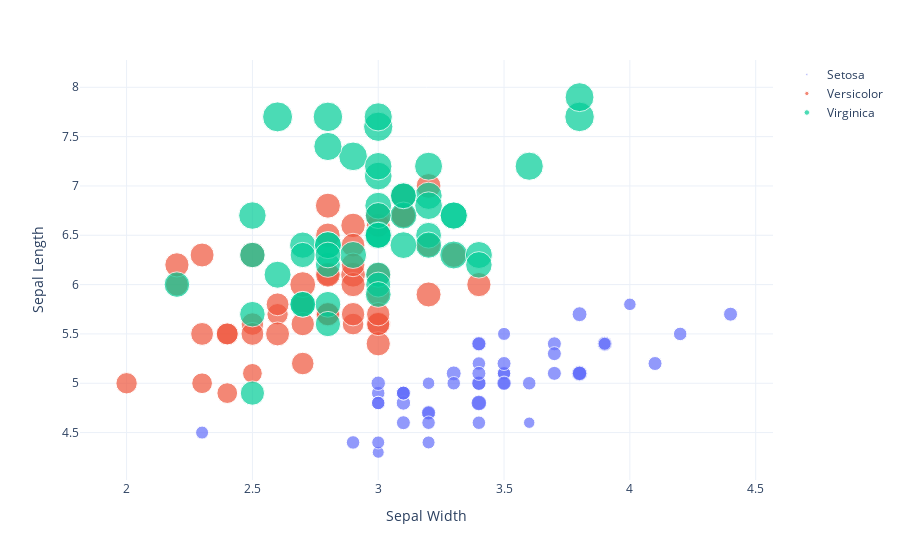

This figure's notebook cell:
### Markdown cell above
### Visualization

### Code cell
group_iris_species = df_iris.groupby('species')

fig = px.scatter()

fig.add_traces([
    go.Scatter(
        name = 'Setosa',
        x = group_iris_species.get_group('setosa')['sepal_width'],
        y = group_iris_species.get_group('setosa')['sepal_length'],
        mode = 'markers',
        marker = dict(
            sizemode = 'area',
            sizeref = 2.*max(df_iris['petal_length'])/(40.**2),
            size = group_iris_species.get_group('setosa')['petal_length'],
            sizemin=1
        ),
    ),
    go.Scatter(
        name = 'Versicolor',
        x = group_iris_species.get_group('versicolor')['sepal_width'],
        y = group_iris_species.get_group('versicolor')['sepal_length'],
        mode = 'markers',
        marker = dict(
            sizemode = 'area',
            sizeref = 2.*max(df_iris['petal_length'])/(40.**2),
            size = group_iris_species.get_group('versicolor')['petal_length'],
            sizemin=1
        ),
    ),
    go.Scatter(
        name = 'Virginica',
        x = group_iris_species.get_group('virginica')['sepal_width'],
        y = group_iris_species.get_group('virginica')['sepal_length'],
        mode = 'markers',
        marker = dict(
            sizemode = 'area',
            sizeref = 2.*max(df_iris['petal_length'])/(40.**2),
            size = group_iris_species.get_group('virginica')['petal_length'],
            sizemin=1
        ),
    ),
])

fig.update_traces(
    marker = dict(
        sizeref = 2.*max(df_iris['petal_length'])/(30.**2),
        sizemin = 2,
    ),
)

fig.update_layout(
    template = 'plotly_white',
    xaxis = dict(
        title = 'Sepal Width',
    ),
    yaxis = dict(
        title = 'Sepal Length'
    )
)

fig.show()

### Figure 1 — Plotly figure (JSON) as saved in the notebook; plotly's stock layout.template omitted (floating-point values rounded to 4 significant figures)
{"data": [{"marker": {"size": [1.4, 1.4, 1.3, 1.5, 1.4, 1.7, 1.4, 1.5, 1.4, 1.5, 1.5, 1.6, 1.4, 1.1, 1.2, 1.5, 1.3, 1.4, 1.7, 1.5, 1.7, 1.5, 1, 1.7, 1.9, 1.6, 1.6, 1.5, 1.4, 1.6, 1.6, 1.5, 1.5, 1.4, 1.5, 1.2, 1.3, 1.5, 1.3, 1.5, 1.3, 1.3, 1.3, 1.6, 1.9, 1.4, 1.6, 1.4, 1.5, 1.4], "sizemin": 2, "sizemode": "area", "sizeref": 0.01533}, "mode": "markers", "name": "Setosa", "type": "scatter", "x": [3.5, 3, 3.2, 3.1, 3.6, 3.9, 3.4, 3.4, 2.9, 3.1, 3.7, 3.4, 3, 3, 4, 4.4, 3.9, 3.5, 3.8, 3.8, 3.4, 3.7, 3.6, 3.3, 3.4, 3, 3.4, 3.5, 3.4, 3.2, 3.1, 3.4, 4.1, 4.2, 3.1, 3.2, 3.5, 3.1, 3, 3.4, 3.5, 2.3, 3.2, 3.5, 3.8, 3, 3.8, 3.2, 3.7, 3.3], "y": [5.1, 4.9, 4.7, 4.6, 5, 5.4, 4.6, 5, 4.4, 4.9, 5.4, 4.8, 4.8, 4.3, 5.8, 5.7, 5.4, 5.1, 5.7, 5.1, 5.4, 5.1, 4.6, 5.1, 4.8, 5, 5, 5.2, 5.2, 4.7, 4.8, 5.4, 5.2, 5.5, 4.9, 5, 5.5, 4.9, 4.4, 5.1, 5, 4.5, 4.4, 5, 5.1, 4.8, 5.1, 4.6, 5.3, 5]}, {"marker": {"size": [4.7, 4.5, 4.9, 4, 4.6, 4.5, 4.7, 3.3, 4.6, 3.9, 3.5, 4.2, 4, 4.7, 3.6, 4.4, 4.5, 4.1, 4.5, 3.9, 4.8, 4, 4.9, 4.7, 4.3, 4.4, 4.8, 5, 4.5, 3.5, 3.8, 3.7, 3.9, 5.1, 4.5, 4.5, 4.7, 4.4, 4.1, 4, 4.4, 4.6, 4, 3.3, 4.2, 4.2, 4.2, 4.3, 3, 4.1], "sizemin": 2, "sizemode": "area", "sizeref": 0.01533}, "mode": "markers", "name": "Versicolor", "type": "scatter", "x": [3.2, 3.2, 3.1, 2.3, 2.8, 2.8, 3.3, 2.4, 2.9, 2.7, 2, 3, 2.2, 2.9, 2.9, 3.1, 3, 2.7, 2.2, 2.5, 3.2, 2.8, 2.5, 2.8, 2.9, 3, 2.8, 3, 2.9, 2.6, 2.4, 2.4, 2.7, 2.7, 3, 3.4, 3.1, 2.3, 3, 2.5, 2.6, 3, 2.6, 2.3, 2.7, 3, 2.9, 2.9, 2.5, 2.8], "y": [7, 6.4, 6.9, 5.5, 6.5, 5.7, 6.3, 4.9, 6.6, 5.2, 5, 5.9, 6, 6.1, 5.6, 6.7, 5.6, 5.8, 6.2, 5.6, 5.9, 6.1, 6.3, 6.1, 6.4, 6.6, 6.8, 6.7, 6, 5.7, 5.5, 5.5, 5.8, 6, 5.4, 6, 6.7, 6.3, 5.6, 5.5, 5.5, 6.1, 5.8, 5, 5.6, 5.7, 5.7, 6.2, 5.1, 5.7]}, {"marker": {"size": [6, 5.1, 5.9, 5.6, 5.8, 6.6, 4.5, 6.3, 5.8, 6.1, 5.1, 5.3, 5.5, 5, 5.1, 5.3, 5.5, 6.7, 6.9, 5, 5.7, 4.9, 6.7, 4.9, 5.7, 6, 4.8, 4.9, 5.6, 5.8, 6.1, 6.4, 5.6, 5.1, 5.6, 6.1, 5.6, 5.5, 4.8, 5.4, 5.6, 5.1, 5.1, 5.9, 5.7, 5.2, 5, 5.2, 5.4, 5.1], "sizemin": 2, "sizemode": "area", "sizeref": 0.01533}, "mode": "markers", "name": "Virginica", "type": "scatter", "x": [3.3, 2.7, 3, 2.9, 3, 3, 2.5, 2.9, 2.5, 3.6, 3.2, 2.7, 3, 2.5, 2.8, 3.2, 3, 3.8, 2.6, 2.2, 3.2, 2.8, 2.8, 2.7, 3.3, 3.2, 2.8, 3, 2.8, 3, 2.8, 3.8, 2.8, 2.8, 2.6, 3, 3.4, 3.1, 3, 3.1, 3.1, 3.1, 2.7, 3.2, 3.3, 3, 2.5, 3, 3.4, 3], "y": [6.3, 5.8, 7.1, 6.3, 6.5, 7.6, 4.9, 7.3, 6.7, 7.2, 6.5, 6.4, 6.8, 5.7, 5.8, 6.4, 6.5, 7.7, 7.7, 6, 6.9, 5.6, 7.7, 6.3, 6.7, 7.2, 6.2, 6.1, 6.4, 7.2, 7.4, 7.9, 6.4, 6.3, 6.1, 7.7, 6.3, 6.4, 6, 6.9, 6.7, 6.9, 5.8, 6.8, 6.7, 6.7, 6.3, 6.5, 6.2, 5.9]}], "layout": {"legend": {"tracegroupgap": 0}, "margin": {"t": 60}, "xaxis": {"anchor": "y", "domain": [0, 1], "title": {"text": "Sepal Width"}}, "yaxis": {"anchor": "x", "domain": [0, 1], "title": {"text": "Sepal Length"}}}}
